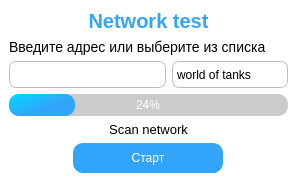
<?xml version="1.0" encoding="UTF-8"?>
<ui version="4.0">
 <class>MainWindow</class>
 <widget class="QMainWindow" name="MainWindow">
  <property name="sizePolicy">
   <sizepolicy hsizetype="Fixed" vsizetype="Preferred">
    <horstretch>150</horstretch>
    <verstretch>0</verstretch>
   </sizepolicy>
  </property>
  <property name="windowTitle">
   <string>MainWindow</string>
  </property>
  <property name="styleSheet">
   <string notr="true">background-color: white;</string>
  </property>
  <widget class="QWidget" name="centralwidget">
   <layout class="QVBoxLayout" name="verticalLayout">
    <item>
     <widget class="QLabel" name="title">
      <property name="styleSheet">
       <string notr="true">color: #32a5fa;
font-size: 20px;
font-weight: bold;</string>
      </property>
      <property name="frameShadow">
       <enum>QFrame::Plain</enum>
      </property>
      <property name="text">
       <string>Network test</string>
      </property>
      <property name="alignment">
       <set>Qt::AlignCenter</set>
      </property>
     </widget>
    </item>
    <item alignment="Qt::AlignLeft|Qt::AlignBottom">
     <widget class="QLabel" name="input_label">
      <property name="styleSheet">
       <string notr="true">font-size: 14px;</string>
      </property>
      <property name="text">
       <string>Введите адрес или выберите из списка</string>
      </property>
      <property name="alignment">
       <set>Qt::AlignLeading|Qt::AlignLeft|Qt::AlignVCenter</set>
      </property>
      <property name="indent">
       <number>-1</number>
      </property>
     </widget>
    </item>
    <item>
     <layout class="QHBoxLayout" name="horizontalLayout_2">
      <item>
       <widget class="QLineEdit" name="lineEdit">
        <property name="mouseTracking">
         <bool>true</bool>
        </property>
        <property name="layoutDirection">
         <enum>Qt::LeftToRight</enum>
        </property>
        <property name="styleSheet">
         <string notr="true">width: 150px;
height: 25px;
backgrpund-color: white;
border: 1px solid rgb(190, 187, 187);
border-radius: 7px;
padding-left: 5px;</string>
        </property>
        <property name="maxLength">
         <number>256</number>
        </property>
        <property name="frame">
         <bool>true</bool>
        </property>
       </widget>
      </item>
      <item>
       <widget class="QComboBox" name="comboBox">
        <property name="enabled">
         <bool>true</bool>
        </property>
        <property name="styleSheet">
         <string notr="true">QComboBox {
	background-color: white;
	border: 1px solid rgb(190, 187, 187);
	height: 25px;
	border-radius: 7px;
}
QComboBox::drop-down {

border-top-right-radius: 3px;
border-bottom-right-radius: 3px;
}

QComboBox QAbstractItemView{
background-color:  white;
color: #4f4f4f;

selection-background-color: #4f4f4f;
selection-color: black;
}


</string>
        </property>
        <property name="insertPolicy">
         <enum>QComboBox::InsertAtTop</enum>
        </property>
        <property name="iconSize">
         <size>
          <width>0</width>
          <height>0</height>
         </size>
        </property>
        <property name="duplicatesEnabled">
         <bool>false</bool>
        </property>
        <property name="frame">
         <bool>true</bool>
        </property>
        <item>
         <property name="text">
          <string>world of tanks</string>
         </property>
        </item>
        <item>
         <property name="text">
          <string>world of warships</string>
         </property>
        </item>
        <item>
         <property name="text">
          <string>valorant</string>
         </property>
        </item>
       </widget>
      </item>
     </layout>
    </item>
    <item>
     <widget class="QProgressBar" name="progressBar">
      <property name="styleSheet">
       <string notr="true">QProgressBar {
	background-color: rgba(198, 198, 198, 233);
	border-radius: 10px;
	color: white;
	text-align: center;
}

QProgressBar::chunk {
	border-radius: 10px;
	background-color: qlineargradient(spread:pad, x1:0, y1:0, x2:0.63, y2:0.545455, stop:0 rgba(0, 217, 255, 255), stop:1 rgba(50, 165, 250, 255));
}</string>
      </property>
      <property name="value">
       <number>24</number>
      </property>
     </widget>
    </item>
    <item alignment="Qt::AlignTop">
     <widget class="QLabel" name="status_label">
      <property name="autoFillBackground">
       <bool>false</bool>
      </property>
      <property name="styleSheet">
       <string notr="true">margin: 0;
padding: 0;
font-size: 13px; </string>
      </property>
      <property name="text">
       <string>Scan network</string>
      </property>
      <property name="alignment">
       <set>Qt::AlignCenter</set>
      </property>
     </widget>
    </item>
    <item alignment="Qt::AlignHCenter|Qt::AlignTop">
     <widget class="QPushButton" name="start_test">
      <property name="enabled">
       <bool>true</bool>
      </property>
      <property name="sizePolicy">
       <sizepolicy hsizetype="Minimum" vsizetype="Minimum">
        <horstretch>0</horstretch>
        <verstretch>0</verstretch>
       </sizepolicy>
      </property>
      <property name="styleSheet">
       <string notr="true">#start_test {
background-color: #32a5fa;
color: white;
height: 30px;
width: 150px;
border-radius: 10%; }</string>
      </property>
      <property name="text">
       <string>Старт</string>
      </property>
      <property name="autoRepeatDelay">
       <number>300</number>
      </property>
     </widget>
    </item>
   </layout>
  </widget>
 </widget>
 <resources/>
 <connections/>
</ui>
